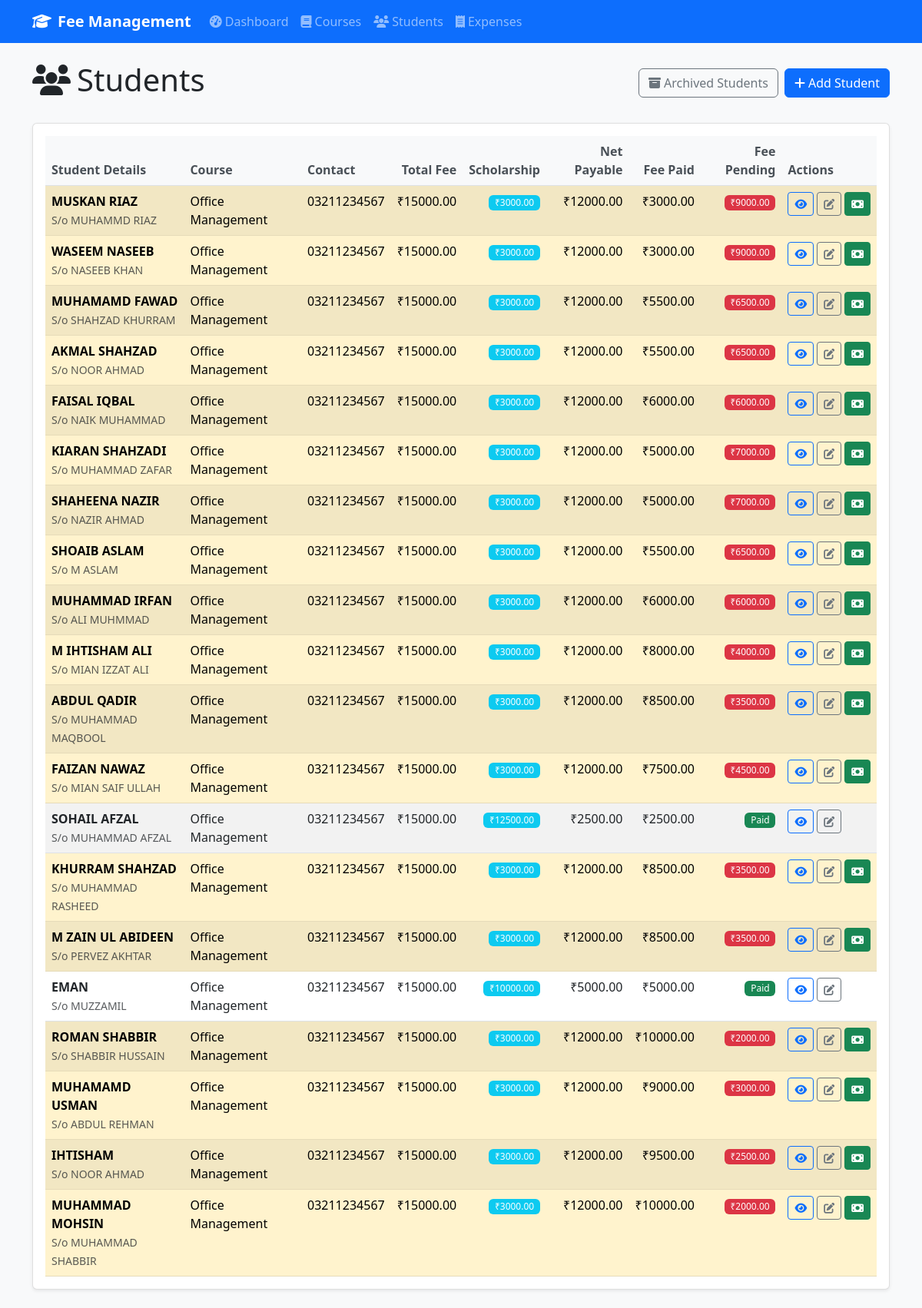
The page /students/ on the database its author committed.
### models.py (models this page shows, shortened)
class Student(db.Model):
    id = db.Column(db.Integer, primary_key=True)
    name = db.Column(db.String(100), nullable=False)
    father_name = db.Column(db.String(100), nullable=False)
    contact = db.Column(db.String(20), nullable=False)
    course_id = db.Column(db.Integer, db.ForeignKey('course.id'), nullable=False)
    scholarship = db.Column(db.Float, default=0.0)
    is_archived = db.Column(db.Boolean, default=False)
    archived_at = db.Column(db.DateTime)
    created_at = db.Column(db.DateTime, default=datetime.utcnow)
    payments = db.relationship('Payment', backref='student', lazy=True, cascade='all, delete-orphan')
    refunds = db.relationship('Refund', backref='student', lazy=True, cascade='all, delete-orphan')
    @property
    def total_fee(self):
        return self.course.total_fee if self.course else 0.0
    @property
    def net_payable_fee(self):
        return max(0, self.total_fee - self.scholarship)
    @property
    def fee_paid(self):
        total_paid = db.session.query(func.sum(Payment.amount)).filter(
            Payment.student_id == self.id
        ).scalar() or 0.0
        total_refunded = db.session.query(func.sum(Refund.amount)).filter(
            Refund.student_id == self.id
        ).scalar() or 0.0
        return max(0, total_paid - total_refunded)
    @property
    def fee_pending(self):
        return max(0, self.net_payable_fee - self.fee_paid)

class Course(db.Model):
    id = db.Column(db.Integer, primary_key=True)
    name = db.Column(db.String(100), nullable=False)
    session = db.Column(db.String(50), nullable=False)
    total_fee = db.Column(db.Float, nullable=False)
    created_at = db.Column(db.DateTime, default=datetime.utcnow)
    students = db.relationship('Student', backref='course', lazy=True)

### blueprints/students.py (the view)
@students_bp.route('/')
def list():
    show_archived = request.args.get('archived', 'false') == 'true'
    if show_archived:
        students = Student.query.filter_by(is_archived=True).order_by(Student.archived_at.desc()).all()
    else:
        students = Student.query.filter_by(is_archived=False).order_by(Student.created_at.desc()).all()
    return render_template('students/list.html', students=students, show_archived=show_archived)

### templates/students/list.html (shortened to what this page needs)
{% extends "base.html" %}
{% block content %}
<div class="d-flex justify-content-between align-items-center mb-4">
    <h1>
        <i class="fas fa-users me-2"></i>Students
    </h1>
    <div class="d-flex gap-2">
        {% if show_archived %}
            <a href="{{ url_for('students.list') }}" class="btn btn-outline-primary">
                <i class="fas fa-users me-1"></i>Active Students
            </a>
        {% else %}
            <a href="{{ url_for('students.list', archived='true') }}" class="btn btn-outline-secondary">
                <i class="fas fa-archive me-1"></i>Archived Students
            </a>
            <a href="{{ url_for('students.add') }}" class="btn btn-primary">
                <i class="fas fa-plus me-1"></i>Add Student
            </a>
        {% endif %}
    </div>
</div>
<div class="card">
    <div class="card-body">
        {% if students %}
            <div class="table-responsive">
                <table class="table table-striped">
                    <thead>
                        <tr>
                            <th>Student Details</th>
                            <th>Course</th>
                            <th>Contact</th>
                            <th class="text-end">Total Fee</th>
                            <th class="text-end">Scholarship</th>
                            <th class="text-end">Net Payable</th>
                            <th class="text-end">Fee Paid</th>
                            <th class="text-end">Fee Pending</th>
                            <th>Actions</th>
                        </tr>
                    </thead>
                    <tbody>
                        {% for student in students %}
                        <tr class="{{ 'table-warning' if not show_archived and student.fee_pending > 0 else '' }}">
                            <td>
                                <div>
                                    <strong>{{ student.name }}</strong>
                                    <br><small class="text-muted">S/o {{ student.father_name }}</small>
                                </div>
                            </td>
                            <td>{{ student.course.name }}</td>
                            <td>{{ student.contact }}</td>
                            <td class="text-end">₹{{ "%.2f"|format(student.total_fee) }}</td>
                            <td class="text-end">
                                {% if student.scholarship > 0 %}
                                    <span class="badge bg-info">₹{{ "%.2f"|format(student.scholarship) }}</span>
                                {% else %}
                                    -
                                {% endif %}
                            </td>
                            <td class="text-end">₹{{ "%.2f"|format(student.net_payable_fee) }}</td>
                            <td class="text-end">₹{{ "%.2f"|format(student.fee_paid) }}</td>
                            <td class="text-end">
                                {% if not show_archived %}
                                    {% if student.fee_pending > 0 %}
                                        <span class="badge bg-danger">₹{{ "%.2f"|format(student.fee_pending) }}</span>
                                    {% else %}
                                        <span class="badge bg-success">Paid</span>
                                    {% endif %}
                                {% else %}
                                    ₹{{ "%.2f"|format(student.fee_pending) }}
                                {% endif %}
                            </td>
                            <td>
                                <div class="d-flex gap-1">
                                    <a href="{{ url_for('students.detail', id=student.id) }}" class="btn btn-sm btn-outline-primary" title="View Details">
                                        <i class="fas fa-eye"></i>
                                    </a>
                                    {% if not show_archived %}
                                        <a href="{{ url_for('students.edit', id=student.id) }}" class="btn btn-sm btn-outline-secondary" title="Edit">
                                            <i class="fas fa-edit"></i>
                                        </a>
                                        {% if student.fee_pending > 0 %}
                                            <a href="{{ url_for('students.add_payment', id=student.id) }}" class="btn btn-sm btn-success" title="Record Payment">
                                                <i class="fas fa-money-bill"></i>
                                            </a>
                                        {% endif %}
                                    {% endif %}
                                </div>
                            </td>
                        </tr>
                        {% endfor %}
                    </tbody>
                </table>
            </div>
        {% endif %}
    </div>
</div>
{% endblock %}

### static/css/custom.css (style rules this page uses)
body { background-color: #f8f9fa; font-family: 'Segoe UI', Tahoma, Geneva, Verdana, sans-serif; }
.card { box-shadow: 0 0.125rem 0.25rem rgba(0, 0, 0, 0.075); border: 1px solid rgba(0, 0, 0, 0.125); margin-bottom: 1rem; }
.table { margin-bottom: 0; }
.table th { border-top: none; font-weight: 600; color: #495057; background-color: #f8f9fa; }
.table-warning { --bs-table-bg: #fff3cd; }
.btn { font-weight: 500; }
.btn-sm { font-size: 0.875rem; }
.badge { font-weight: 500; }

### rows shown on the page
Student: name "MUSKAN RIAZ", father_name "MUHAMMD RIAZ", course.name "Office Management", contact "03211234567", scholarship "3000.00", fee_paid "3000.00"
Course: total_fee "15000.00", net_payable_fee "12000.00", fee_pending "9000.00", fee_pending "6500.00", fee_pending "6000.00", fee_pending "7000.00", fee_pending "4000.00", fee_pending "3500.00", fee_pending "4500.00", net_payable_fee "2500.00", net_payable_fee "5000.00", fee_pending "2000.00", fee_pending "3000.00", fee_pending "2500.00"
Student: name "WASEEM NASEEB", father_name "NASEEB KHAN", course.name "Office Management", contact "03211234567", scholarship "3000.00", fee_paid "3000.00"
Student: name "MUHAMAMD FAWAD", father_name "SHAHZAD KHURRAM", course.name "Office Management", contact "03211234567", scholarship "3000.00", fee_paid "5500.00"
Student: name "AKMAL SHAHZAD", father_name "NOOR AHMAD", course.name "Office Management", contact "03211234567", scholarship "3000.00", fee_paid "5500.00"
Student: name "FAISAL IQBAL", father_name "NAIK MUHAMMAD", course.name "Office Management", contact "03211234567", scholarship "3000.00", fee_paid "6000.00"
Student: name "KIARAN SHAHZADI", father_name "MUHAMMAD ZAFAR", course.name "Office Management", contact "03211234567", scholarship "3000.00", fee_paid "5000.00"
Student: name "SHAHEENA NAZIR", father_name "NAZIR AHMAD", course.name "Office Management", contact "03211234567", scholarship "3000.00", fee_paid "5000.00"
Student: name "SHOAIB ASLAM", father_name "M ASLAM", course.name "Office Management", contact "03211234567", scholarship "3000.00", fee_paid "5500.00"
Student: name "MUHAMMAD IRFAN", father_name "ALI MUHMMAD", course.name "Office Management", contact "03211234567", scholarship "3000.00", fee_paid "6000.00"
Student: name "M IHTISHAM ALI", father_name "MIAN IZZAT ALI", course.name "Office Management", contact "03211234567", scholarship "3000.00", fee_paid "8000.00"
Student: name "ABDUL QADIR", father_name "MUHAMMAD MAQBOOL", course.name "Office Management", contact "03211234567", scholarship "3000.00", fee_paid "8500.00"
Student: name "FAIZAN NAWAZ", father_name "MIAN SAIF ULLAH", course.name "Office Management", contact "03211234567", scholarship "3000.00", fee_paid "7500.00"
Student: name "SOHAIL AFZAL", father_name "MUHAMMAD AFZAL", course.name "Office Management", contact "03211234567", scholarship "12500.00", fee_paid "2500.00", shows "Paid"
Student: name "KHURRAM SHAHZAD", father_name "MUHAMMAD RASHEED", course.name "Office Management", contact "03211234567", scholarship "3000.00", fee_paid "8500.00"
Student: name "M ZAIN UL ABIDEEN", father_name "PERVEZ AKHTAR", course.name "Office Management", contact "03211234567", scholarship "3000.00", fee_paid "8500.00"
Student: name "EMAN", father_name "MUZZAMIL", course.name "Office Management", contact "03211234567", scholarship "10000.00", fee_paid "5000.00", shows "Paid"
Student: name "ROMAN SHABBIR", father_name "SHABBIR HUSSAIN", course.name "Office Management", contact "03211234567", scholarship "3000.00", fee_paid "10000.00"
Student: name "MUHAMAMD USMAN", father_name "ABDUL REHMAN", course.name "Office Management", contact "03211234567", scholarship "3000.00", fee_paid "9000.00"
Student: name "IHTISHAM", father_name "NOOR AHMAD", course.name "Office Management", contact "03211234567", scholarship "3000.00", fee_paid "9500.00"
Student: name "MUHAMMAD MOHSIN", father_name "MUHAMMAD SHABBIR", course.name "Office Management", contact "03211234567", scholarship "3000.00", fee_paid "10000.00"
